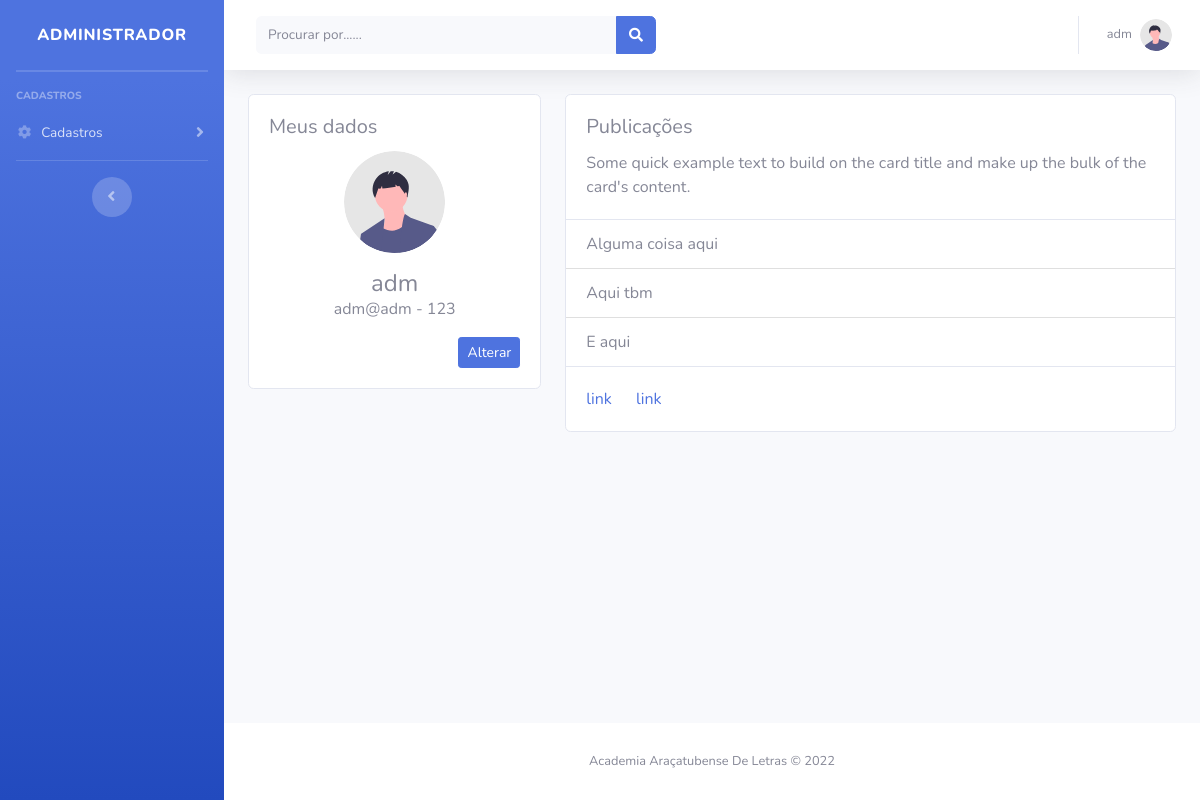
/modulos/perfil/perfil.php (signed in), run on the app's committed database.
### tables this page shows
CREATE TABLE `usuario` (
  `id` int(11) NOT NULL,
  `nome` varchar(150) NOT NULL,
  `email` varchar(100) NOT NULL,
  `telefone` bigint(20) NOT NULL,
  `senha` varchar(20) NOT NULL
);

### config.php (called while the page is built, shortened)
<?php
    include_once path('funcoes/conexao.php');
    function arquivo($file)
    {
        return ROOT_PATH . $file;
    }
    function path($file)
    {
        return ROOT_DIR . '/' . $file;
    }
    function usuario()
    {
        $id = $_SESSION['usuario'];
        $sql = "SELECT * FROM usuario WHERE id = $id";
        $query = $GLOBALS['conexaoBanco']->query($sql);
        return $query->fetch();
    }

### funcoes/conexao.php (called while the page is built, shortened)
<?php
    function retornaDado($sql)
    {
        $pdo = $GLOBALS['conexaoBanco'];
        $resultado = $pdo->query($sql);
        return $resultado->fetch();
    }
?>

### modulos/perfil/perfil.php (the view, shortened to what this page needs)
<!DOCTYPE html>
<html lang="pt-br">
<?php
include '../../config.php';
$sql = 'SELECT * FROM usuario where id ';
$perfil = retornaDado($sql);
?>
<?php include_once path('template/head.php'); ?>
<body id="page-top">
    <div id="wrapper">
        <?php include_once path('template/sidebar.php'); ?>
        <div id="content-wrapper" class="d-flex flex-column">
            <div id="content">
                <?php include_once path('template/navbar.php'); ?>
                    <div class="container-fluid">
                        <div class="row g-4">
                            <div class="col-12 col-sm-12 col-md-4 col-lg-4 col-xl-4 mb-3">
                                <div class="d-flex">
                                    <div class="card w-100">
                                        <div class="card-body">
                                            <h5 class="card-title">Meus dados</h5>
                                            <div class="text-center">
                                                <img class="img-profile rounded-circle mb-3 col-6" src="<?= arquivo('img/undraw_profile.svg') ?>">
                                            </div>
                                            <h4 class="text-center mb-0"><?= $perfil['nome'] ?></h4>
                                            <p class="text-small text-muted text-center"><?= $perfil['email'] ?> - <?= $perfil['telefone'] ?></p>
                                            <div class="text-right">
                                                <a href="../usuarios/alterar.php?id=<?= $perfil['id'] ?>" class="btn btn-primary btn-sm">Alterar</a>
                                            </div>
                                        </div>
                                    </div>
                                </div>
                            </div>
                            <div class="col-12 col-sm-12 col-md-8 col-lg-8 col-xl-8">
                                <div class="d-flex mb-3">
                                    <div class="card w-100">
                                        <div class="card-body">
                                            <h5 class="card-title">Publicações</h5>
                                            <p class="card-text">Some quick example text to build on the card title and make up the bulk of the card's content.</p>
                                        </div>
                                        <ul class="list-group list-group-flush">
                                            <li class="list-group-item">Alguma coisa aqui</li>
                                            <li class="list-group-item">Aqui tbm</li>
                                            <li class="list-group-item">E aqui</li>
                                        </ul>
                                        <div class="card-body">
                                            <a href="#" class="card-link"> link</a>
                                            <a href="#" class="card-link"> link</a>
                                        </div>
                                    </div>
                                </div>
                            </div>
                        </div>
                    </div>
            </div>
            <footer class="sticky-footer bg-white">
                <div class="container my-auto">
                    <div class="copyright text-center my-auto">
                        <span>Academia Araçatubense De Letras &copy; 2022</span>
                    </div>
                </div>
            </footer>
</body>
</html>

### template/navbar.php (shortened to what this page needs)
<nav class="navbar navbar-expand navbar-light bg-white topbar mb-4 static-top shadow">
    <form class="d-none d-sm-inline-block form-inline mr-auto ml-md-3 my-2 my-md-0 mw-100 navbar-search">
        <div class="input-group">
            <input type="text" class="form-control bg-light border-0 small" placeholder="Procurar por......" aria-label="Search" aria-describedby="basic-addon2">
            <div class="input-group-append">
                <button class="btn btn-primary" type="button">
                    <i class="fas fa-search fa-sm"></i>
                </button>
            </div>
        </div>
    </form>
    <ul class="navbar-nav ml-auto">
        <li class="nav-item dropdown no-arrow">
            <a class="nav-link dropdown-toggle" href="#" id="userDropdown" role="button" data-toggle="dropdown" aria-haspopup="true" aria-expanded="false">
                <span class="mr-2 d-none d-lg-inline text-gray-600 small"><?= usuario()['nome'] ?></span>
                <img class="img-profile rounded-circle" src="<?= arquivo('img/undraw_profile.svg') ?>">
            </a>
        </li>
    </ul>
</nav>

### data on the page
usuario: nome "adm"
usuario: nome "adm", email "adm@adm", telefone "123"
